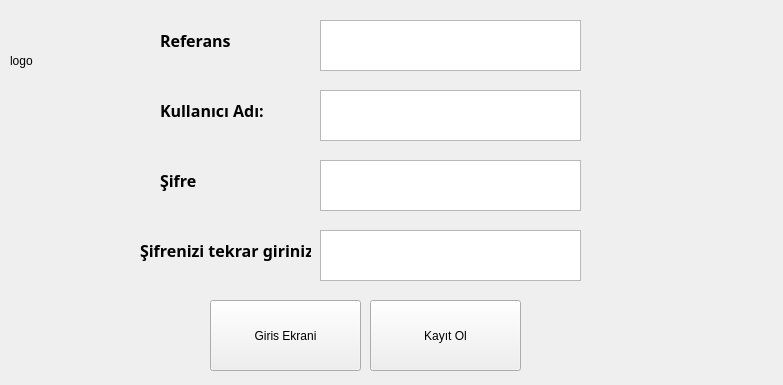
<?xml version="1.0" encoding="UTF-8"?>
<ui version="4.0">
 <class>Form</class>
 <widget class="QWidget" name="Form">
  <property name="geometry">
   <rect>
    <x>0</x>
    <y>0</y>
    <width>783</width>
    <height>385</height>
   </rect>
  </property>
  <property name="windowTitle">
   <string>Form</string>
  </property>
  <widget class="QTextEdit" name="yeniPasswordText">
   <property name="geometry">
    <rect>
     <x>320</x>
     <y>160</y>
     <width>261</width>
     <height>51</height>
    </rect>
   </property>
  </widget>
  <widget class="QPushButton" name="kayitButton">
   <property name="geometry">
    <rect>
     <x>370</x>
     <y>300</y>
     <width>151</width>
     <height>71</height>
    </rect>
   </property>
   <property name="text">
    <string>Kayıt Ol</string>
   </property>
  </widget>
  <widget class="QLabel" name="label_5">
   <property name="geometry">
    <rect>
     <x>140</x>
     <y>230</y>
     <width>171</width>
     <height>41</height>
    </rect>
   </property>
   <property name="font">
    <font>
     <family>Microsoft Tai Le</family>
     <pointsize>12</pointsize>
     <weight>75</weight>
     <bold>true</bold>
    </font>
   </property>
   <property name="text">
    <string>Şifrenizi tekrar giriniz.</string>
   </property>
  </widget>
  <widget class="QTextEdit" name="refText">
   <property name="geometry">
    <rect>
     <x>320</x>
     <y>20</y>
     <width>261</width>
     <height>51</height>
    </rect>
   </property>
  </widget>
  <widget class="QTextEdit" name="passwordTekrarText">
   <property name="geometry">
    <rect>
     <x>320</x>
     <y>230</y>
     <width>261</width>
     <height>51</height>
    </rect>
   </property>
  </widget>
  <widget class="QLabel" name="label_7">
   <property name="geometry">
    <rect>
     <x>160</x>
     <y>20</y>
     <width>121</width>
     <height>41</height>
    </rect>
   </property>
   <property name="font">
    <font>
     <family>Microsoft Tai Le</family>
     <pointsize>12</pointsize>
     <weight>75</weight>
     <bold>true</bold>
    </font>
   </property>
   <property name="text">
    <string>Referans</string>
   </property>
  </widget>
  <widget class="QTextEdit" name="yeniKulNameText">
   <property name="geometry">
    <rect>
     <x>320</x>
     <y>90</y>
     <width>261</width>
     <height>51</height>
    </rect>
   </property>
  </widget>
  <widget class="QLabel" name="label_3">
   <property name="geometry">
    <rect>
     <x>160</x>
     <y>160</y>
     <width>121</width>
     <height>41</height>
    </rect>
   </property>
   <property name="font">
    <font>
     <family>Microsoft Tai Le</family>
     <pointsize>12</pointsize>
     <weight>75</weight>
     <bold>true</bold>
    </font>
   </property>
   <property name="text">
    <string>Şifre</string>
   </property>
  </widget>
  <widget class="QLabel" name="label_4">
   <property name="geometry">
    <rect>
     <x>160</x>
     <y>90</y>
     <width>121</width>
     <height>41</height>
    </rect>
   </property>
   <property name="font">
    <font>
     <family>Microsoft Tai Le</family>
     <pointsize>12</pointsize>
     <weight>75</weight>
     <bold>true</bold>
    </font>
   </property>
   <property name="text">
    <string>Kullanıcı Adı:</string>
   </property>
  </widget>
  <widget class="QLabel" name="logolabelKayit">
   <property name="geometry">
    <rect>
     <x>10</x>
     <y>10</y>
     <width>121</width>
     <height>101</height>
    </rect>
   </property>
   <property name="text">
    <string>logo</string>
   </property>
  </widget>
  <widget class="QPushButton" name="kayit_girisEkranButton">
   <property name="geometry">
    <rect>
     <x>210</x>
     <y>300</y>
     <width>151</width>
     <height>71</height>
    </rect>
   </property>
   <property name="text">
    <string>Giris Ekrani</string>
   </property>
  </widget>
 </widget>
 <resources/>
 <connections/>
</ui>
